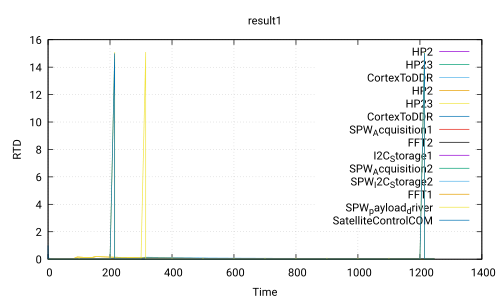

Here is the gnuplot script that generated this plot:
 set title 'result1'
 set ylabel 'RTD'
 set xlabel 'Time'
 set grid
 set term pdf
 set output 'Use_case_DoubleCamera_noSafety.ATIPPIC0.executable300.0_60.0.pdf'
 plot 'Use_case_DoubleCamera_noSafety.ATIPPIC0.executable300.0_60.0.csv' using 1:2 with lines title 'HP2','Use_case_DoubleCamera_noSafety.ATIPPIC0.executable300.0_60.0.csv' using 1:3 with lines title 'HP23','Use_case_DoubleCamera_noSafety.ATIPPIC0.executable300.0_60.0.csv' using 1:4 with lines title 'CortexToDDR','Use_case_DoubleCamera_noSafety.ATIPPIC0.executable300.0_60.0.csv' using 1:5 with lines title 'HP2','Use_case_DoubleCamera_noSafety.ATIPPIC0.executable300.0_60.0.csv' using 1:6 with lines title 'HP23','Use_case_DoubleCamera_noSafety.ATIPPIC0.executable300.0_60.0.csv' using 1:7 with lines title 'CortexToDDR','Use_case_DoubleCamera_noSafety.ATIPPIC0.executable300.0_60.0.csv' using 1:8 with lines title 'SPW_Acquisition1','Use_case_DoubleCamera_noSafety.ATIPPIC0.executable300.0_60.0.csv' using 1:9 with lines title 'FFT2','Use_case_DoubleCamera_noSafety.ATIPPIC0.executable300.0_60.0.csv' using 1:10 with lines title 'I2C_Storage1','Use_case_DoubleCamera_noSafety.ATIPPIC0.executable300.0_60.0.csv' using 1:11 with lines title 'SPW_Acquisition2','Use_case_DoubleCamera_noSafety.ATIPPIC0.executable300.0_60.0.csv' using 1:12 with lines title 'SPW_I2C_Storage2','Use_case_DoubleCamera_noSafety.ATIPPIC0.executable300.0_60.0.csv' using 1:13 with lines title 'FFT1','Use_case_DoubleCamera_noSafety.ATIPPIC0.executable300.0_60.0.csv' using 1:14 with lines title 'SPW_payload_driver','Use_case_DoubleCamera_noSafety.ATIPPIC0.executable300.0_60.0.csv' using 1:15 with lines title 'SatelliteControlCOM'
